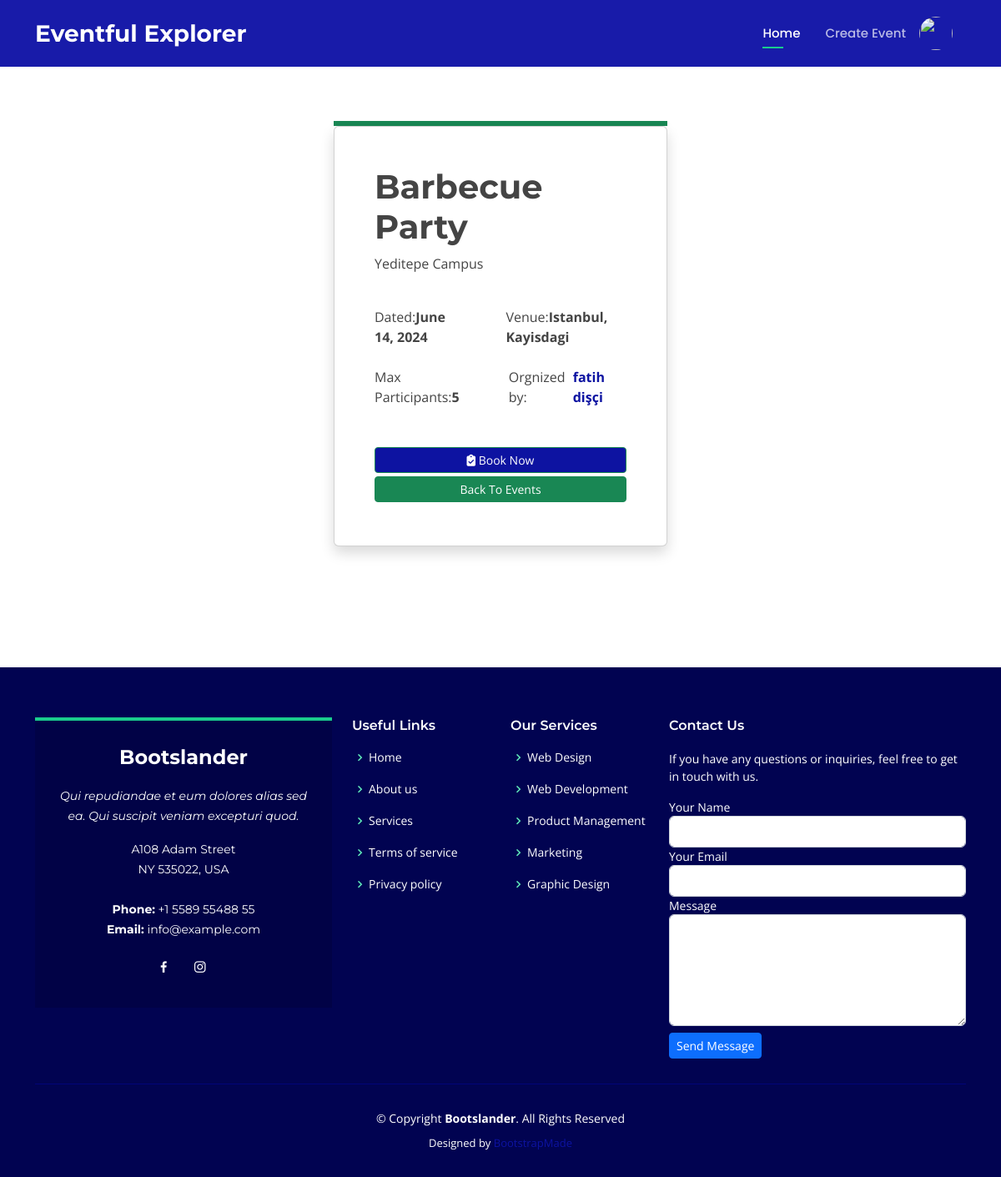
/viewe_event/11 (signed in), run on the app's committed database.
### main/models.py (models this page shows, shortened)
class event(models.Model):
    EVENT_TYPES = (
        ('in_person', 'In-Person'),
        ('online', 'Online'),
    )
    name = models.TextField(max_length=100)
    description=models.TextField()
    orginzer=models.ForeignKey(User,models.CASCADE,related_name='orgnizer')
    participants=models.ManyToManyField(User,default=None,blank=True)
    city = models.TextField(max_length=200,default='')
    state = models.TextField(max_length=200,default='')
    date = models.DateField()
    educational_leave = models.BooleanField(default=False)
    max_participants = models.IntegerField()
    created_at=models.DateTimeField(auto_now_add=True,null=True)
    event_type = models.CharField(max_length=20, choices=EVENT_TYPES, default='in_person')
    tags = models.ManyToManyField(Tag)
    @property
    def location(self):
        return str(self.city)+', '+str(self.state)

### main/views.py (the view)
# urls.py: path('viewe_event/<int:id>', Single_event, name='viewe_event'),
def Single_event(request, id):
    event_id = id
    even = event.objects.get(pk=event_id)
    return render(request, 'singal.html', context={'detail': even})

### main/filters/custom_filters.py (called while the page is built)
@register.filter
def user_in_group(user, group_name):
    return user.groups.filter(name=group_name).exists()

### templates/singal.html
{% extends "basic.html" %}
{% load custom_filters %}
{% load static %}
{% block content %}
        <div class="vh-100 d-flex justify-content-center align-items-center">
            <div class="col-md-4">
                <div class="border border-3 border-success"></div>
                <div class="card  bg-white shadow p-5">
                        <h1><b>{{ detail.name }}</b></h1>
                        <p>{{ detail.description }}</p>
                            <div class="d-flex my-4"><span class="me-5">Dated:<b>{{ detail.date }}</b></span>
                            <span>Venue:<b>{{ detail.location }}</b></span></div>
                            <div class="d-flex mb-5">
                                <span class="me-5">Max Participants:<b>{{ detail.max_participants }}</b></span><br>
                                <span class="d-flex">Orgnized by: <a href="{% url 'view_user_profile' detail.orginzer.pk %}" style="text-decoration: none;">
                                <span><b>{{ detail.orginzer.first_name}} {{ detail.orginzer.last_name }}</b></span>
                                </a></span></div>
                        {% if request.user in detail.participants.all %}
                        <span class="btn btn-sm btn-success w-100 text-white"><i class="fa fa-check-circle"></i> Booked</span>
                        {% else %}
                        <a href="{% url 'prompt' detail.pk %}" class="btn btn-sm btn-success def-bg-color w-100 text-white"><i class="fa-solid fa-clipboard-check"></i> Book Now</a>
                      {% endif %}
                        <a href="{% url 'viewe_all_event' %}" class="btn btn-sm btn-success my-1">Back To Events</a>
                    </div>
            </div>
        </div>
{% endblock %}

### static/assets/css/style.css (style rules this page uses)
body { font-family: "Open Sans", sans-serif; color: #444444; }
a { color: #1acc8d; text-decoration: none; }
h1, h2, h3, h4, h5, h6 { font-family: "Montserrat", sans-serif; }

### templates/basic.html (style rules this page uses)
.def-bg-color { background-color:#0D13A1; }
a { color:#0D13A1; text-decoration: none; background-color: transparent; }

### data on the page
event: name "Barbecue Party", description "Yeditepe Campus", date "June 14, 2024", location "Istanbul, Kayisdagi", max_participants "5", orginzer.first_name "fatih", orginzer.last_name "dişçi"
